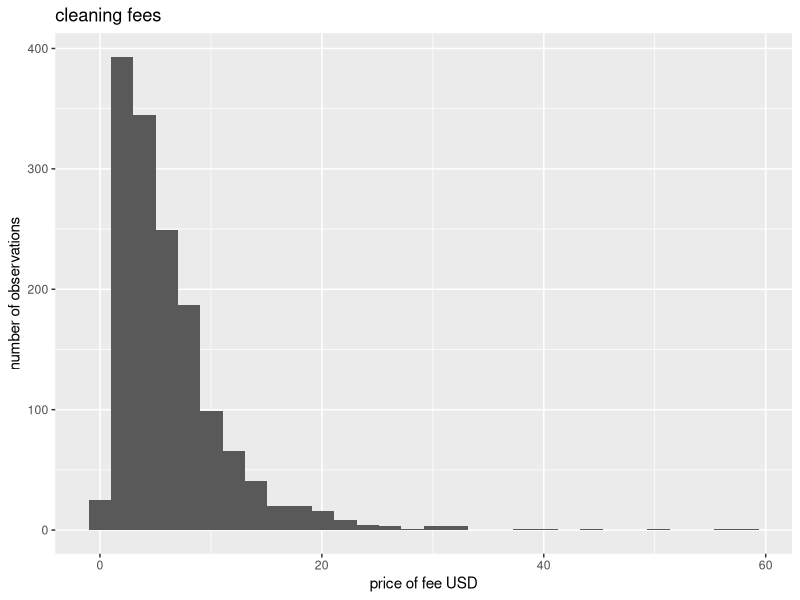
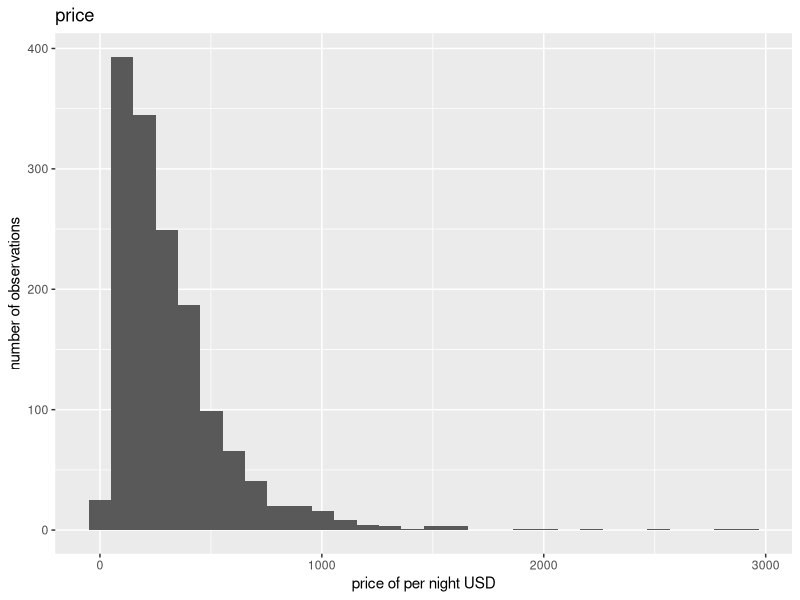
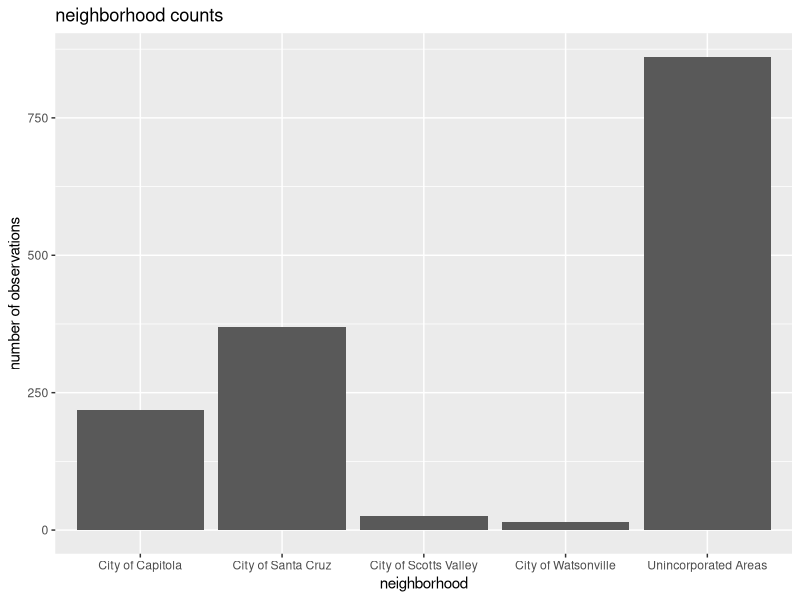

Write R code to recreate these figures, in order. (Note: this script raises an error after producing the figures.)
## ---- chunk 1
knitr::opts_chunk$set(echo = TRUE)
## ---- chunk 2
library(tidyverse)
library(stringr)
library(knitr)
library(skimr)
library(broom)
## ---- chunk 3
airbnb <- read_csv("listings.csv")
## ---- chunk 4

cleaning_fee <- transform(airbnb, fee = price * .02)
cplot<- ggplot(cleaning_fee, aes(x=fee)) + geom_histogram() + labs(title = "cleaning fees", x = "price of fee USD", y = "number of observations")
pplot<- ggplot(cleaning_fee, aes(x=price)) + geom_histogram() + labs(title = "price", x = "price of per night USD", y = "number of observations")
cplot
pplot
summary(cleaning_fee)
## ---- chunk 5

np <- ggplot(airbnb, aes(x=neighbourhood)) + geom_bar() + labs(title = "neighborhood counts", x = "neighborhood", y = "number of observations") 
np

## ---- chunk 6
c <- airbnb %>% count(neighbourhood)
c


## ---- chunk 7
neigh_simp2 <- 
## ---- chunk 8
neigh_simp_df <- airbnb %>% 
  mutate(neighbourhood = fct_lump(neighbourhood, n = 3, other_level = "Other")) 

np_s <- ggplot(neigh_simp_df, aes(x=neigh_simp)) + geom_bar() + labs(title = "neighborhood counts", x = "neighborhood", y = "number of observations") 
np_s
cs <- neigh_simp %>% count(neighbourhood)
cs
## ---- chunk 9
cm <- neigh_simp %>% count(minimum_nights)
cm

## ---- chunk 10
fm <- neigh_simp %>% filter(minimum_nights <= 3) 
three_n <- transform(fm, price_three_nights = .02 * price + (price * 3))
np_tn <- ggplot(three_n, aes(x=price_three_nights)) + geom_histogram() + labs(title = "neighborhood counts", x = "price for three nights", y = "number of observations") 
np_tn
summary(three_n)
## ---- chunk 11
m1 <- lm(price_three_nights~neighbourhood + number_of_reviews + reviews_per_month, data = three_n)
tidy(m1, conf.int = 95) %>% kable(format = "markdown", digits = 3)
